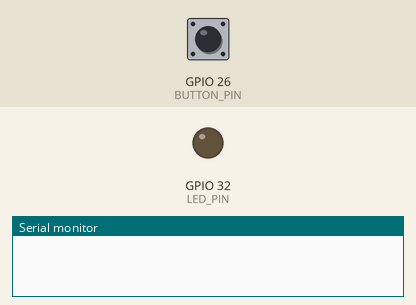
This program was run on a simulated ESP32. Shown: output pins drawn as LEDs (lit = HIGH), the last lines printed to the serial monitor. The inputs (shaded band) are chosen by the test bench; at power-on: GPIO 26 (BUTTON_PIN) HIGH.

Above: at 1.2 s.
1.3 s: GPIO 26 (BUTTON_PIN) pulled LOW for 0.15 s
At 1.6 s:
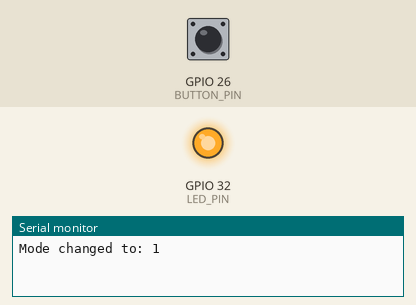
2.9 s: GPIO 26 (BUTTON_PIN) pulled LOW for 1 s
At 6.4 s:
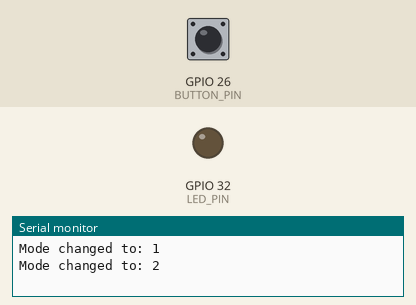
6.9 s: GPIO 26 (BUTTON_PIN) pulled LOW for 3.2 s
At 7.8 s:
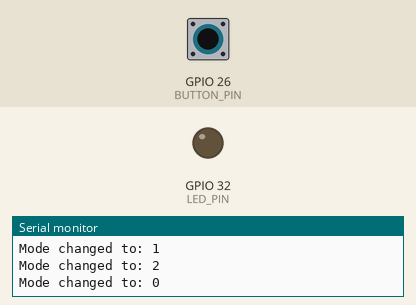
Timing chart, 0 to 9.9 s (numbered marks = the images above; inputs shaded):
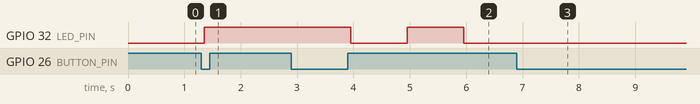

Measured:
- after the input at 1.3 s, GPIO 32 (LED_PIN): LOW → HIGH after 0.05 s
- after the input at 2.9 s, GPIO 32 (LED_PIN): HIGH → LOW after 1.1 s, → HIGH 1.0 s later, → LOW 1.0 s later
- after the input at 6.9 s, GPIO 32 (LED_PIN): stops changing and stays LOW

The program:

main.cpp
```cpp
#include <Arduino.h>
#include <elapsedMillis.h>
#include <Bounce2.h>
Bounce2::Button button = Bounce2::Button(); // INSTANTIATE A Bounce2::Button OBJECT

// Prevent elapsed time from reset
elapsedMillis timeElapsed;

// delay in milliseconds between blinks of the LED
unsigned int interval = 1000;

#define LED_PIN 32
boolean ledState = LOW;

#define BUTTON_PIN 26

//Store LED Behavior Mode
int mode = 0;

//Forward delcarations
void changeMode();
void led();

void setup() {
  // put your setup code here, to run once:
  // Start the serial communication at 115200 baud rate
  Serial.begin(115200);
  // Set ESP pins
  pinMode(LED_PIN, OUTPUT);
  button.attach(BUTTON_PIN, INPUT_PULLUP);
  button.interval(50); // 50ms interval
  button.setPressedState(LOW); // Set the pressed state to LOW (active LOW button)
}

void loop() {
  // put your main code here, to run repeatedly:
  // Update Button
  button.update();
  if (button.pressed()) {
    changeMode();
  }
  // Call LED function
  led();
}

// Function to change the LED behavior mode
void changeMode() {
  mode++;
  // Reset mode to 0 if it exceeds 2
  if (mode > 2) {
    mode = 0;
  }
  Serial.print("Mode changed to: ");
  Serial.println(mode);
}

void led() {
  if (mode == 0) {
    // Mode 0: LED is off
    digitalWrite(LED_PIN, LOW);
  } else if (mode == 1) {
    // Mode 1: LED is on
    digitalWrite(LED_PIN, HIGH);
  } else if (mode == 2) {
    // Mode 2: LED blinks
    if (timeElapsed > interval)
    {
      ledState = !ledState; // toggle the state from HIGH to LOW to HIGH to LOW ...
      digitalWrite(LED_PIN, ledState);
      timeElapsed = 0; // reset the counter to 0 so the counting starts over...
    }
  }
}
```
